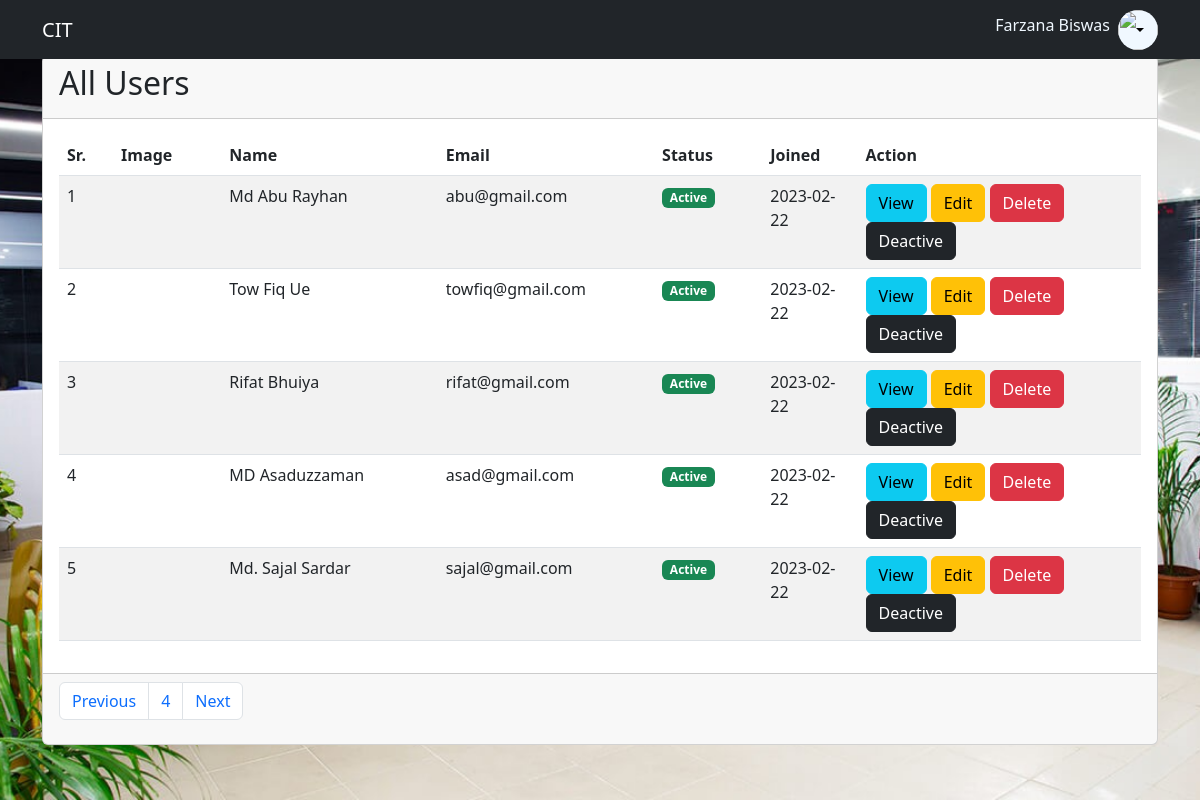
Page /users.php?page=4 (signed in) on the committed database.
### tables this page shows
CREATE TABLE `users` (
  `id` int NOT NULL,
  `name` varchar(30) NOT NULL,
  `email` varchar(50) NOT NULL,
  `password` varchar(100) NOT NULL,
  `avatar` varchar(100) NOT NULL,
  `status` tinyint(1) NOT NULL DEFAULT '1' COMMENT '1 = active, 2 = deactive',
  `created_at` date NOT NULL
);

### view/users.view.php (the view, shortened to what this page needs)
<?php
require_once('view/layouts/header.view.php');
?>
<section class="index_section">
    <div class="container">
        <div class="row justify-content-center">
            <div class="col-lg-12">
                <div class="index_card">
                    <div class="card" style="width:100%">
                        <div class="card-header">
                            <h2>All Users</h2>
                        </div>
                        <div class="card-body">
                            <table class="table table-striped">
                                <thead>
                                    <tr>
                                        <th>Sr.</th>
                                        <th>Image</th>
                                        <th>Name</th>
                                        <th>Email</th>
                                        <th>Status</th>
                                        <th>Joined</th>
                                        <th>Action</th>
                                    </tr>
                                </thead>
                                <tbody>
                                    <?php
                                    $sr = 1;
                                    if (mysqli_num_rows($result) > 0) {
                                        while ($row = mysqli_fetch_assoc($result)) { ?>
                                            <tr>
                                                <td style="width: 5%;"><?= $sr++ ?></td>
                                                <td style="width: 10%;">
                                                </td>
                                                <td style="width: 20%;"><?= $row['name'] ?></td>
                                                <td style="width: 20%;"><?= $row['email'] ?></td>
                                                <td style="width: 10%;">
                                                    <span class="badge <?= ($row['status'] == 1) ? "bg-success" : " bg-dark" ?>">
                                                        <?= ($row['status'] == 1) ? "Active" : "Deactive" ?>
                                                    </span>
                                                </td>
                                                <td><?= $row['created_at'] ?></td>
                                                <td>
                                                    <a href="single_user.php?vie=<?= $row['id'] ?>" class="btn btn-info">View</a>
                                                    <a href="edit_user.php?idt=<?= $row['id'] ?>" class="btn btn-warning">Edit</a>
                                                    <a href="delete.php?did=<?= $row['id'] ?>" class="btn btn-danger">Delete</a>
                                                    <a href="change_status.php?status=<?= $row['id'] ?>" class="btn <?= ($row['status'] == 1) ? "btn-dark" : " btn-success" ?>">
                                                        <?= ($row['status'] == 1) ? "Deactive" : "Active" ?>
                                                    </a>
                                                </td>
                                            </tr>
                                    <?php }
                                    } ?>
                                </tbody>
                            </table>
                        </div>
                        <div class="card-footer">
                            <?php
                            $sql_result = mysqli_query($con, "select * from users");
                            $total_record = mysqli_num_rows($sql_result);
                            $total_page = ceil($total_record / $num_per_page);
                            $pre_page = $page - 1;
                            $next_page = $page + 1;
                            ?>
                            <nav aria-label="...">
                                <ul class="pagination">
                                    <li class="page-item">
                                        <a class="page-link <?= ($pre_page == 0) ? 'disabled' : ''; ?>" href="users.php?page=<?= $pre_page ?>" tabindex="-1" aria-disabled="true">Previous</a>
                                    </li>
                                    <li class="page-item"><a class="page-link" href="users.php?page=<?= $page ?>"><?= $page; ?></a></li>
                                    <li class="page-item">
                                        <a class="page-link <?= ($next_page >  $total_page) ? 'disabled' : ''; ?>" href="users.php?page=<?= $next_page ?>">Next</a>
                                    </li>
                                </ul>
                            </nav>
                        </div>
                    </div>
                </div>
            </div>
        </div>
    </div>
</section>
<?php
require_once('view/layouts/footer.view.php');
?>

### asset/css/style.css (style rules this page uses)
.index_section { background-image: url(../images/01.jpg); background-position: center; background-size: cover; background-repeat: no-repeat; height: 100vh; position: absolute; top: 0; width: 100%; }
.index_card { height: 100vh; width: 100%; display: flex; justify-content: center; align-items: center; }

### rows in the picture
users: name "Md Abu Rayhan", email "abu@gmail.com", status "Active", created_at "2023-02-22"
users: name "Tow Fiq Ue", email "towfiq@gmail.com", status "Active", created_at "2023-02-22"
users: name "Rifat Bhuiya", email "rifat@gmail.com", status "Active", created_at "2023-02-22"
users: name "MD Asaduzzaman", email "asad@gmail.com", status "Active", created_at "2023-02-22"
users: name "Md. Sajal Sardar", email "sajal@gmail.com", status "Active", created_at "2023-02-22"

### other values in the picture
$_SESSION['user']['name'] "Farzana Biswas"
$page "4"
